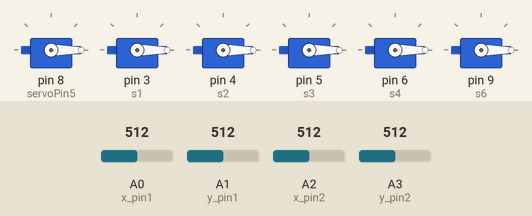
Bench run of a sketch on a simulated Arduino Uno, built with avr-gcc and run on an emulated ATmega328P. Shown: 6 × servo. The inputs (shaded band) are chosen by the test bench; at power-on: A0 (x_pin1) = 512, A1 (y_pin1) = 512, A2 (x_pin2) = 512, A3 (y_pin2) = 512. What the sketch prints to the serial monitor is not drawn.

Above: at 1.2 s.
1.3 s: A0 (x_pin1) set to 533
3.3 s: A0 (x_pin1) set to 559
At 3.78 s:
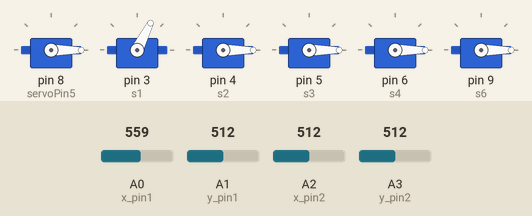
At 5.0 s:
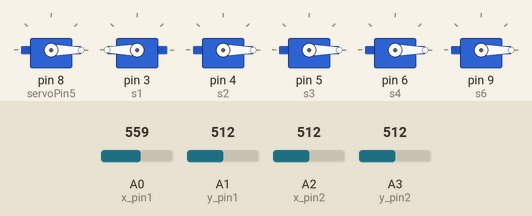
6.3 s: A1 (y_pin1) set to 534
7.8 s: A1 (y_pin1) set to 561
At 10.4 s:
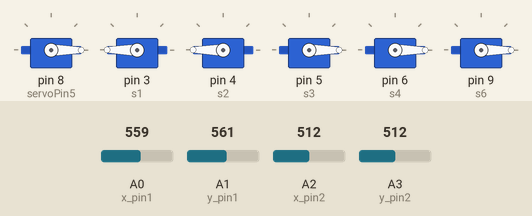
10.8 s: A2 (x_pin2) set to 536
12.3 s: A2 (x_pin2) set to 559
At 14.3 s:
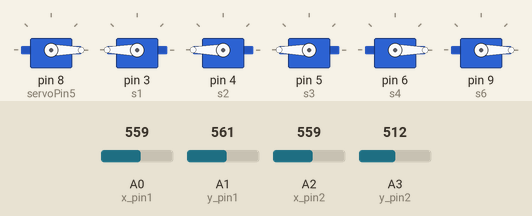
Timing chart, 0 to 15.8 s (numbered marks = the images above; inputs shaded):
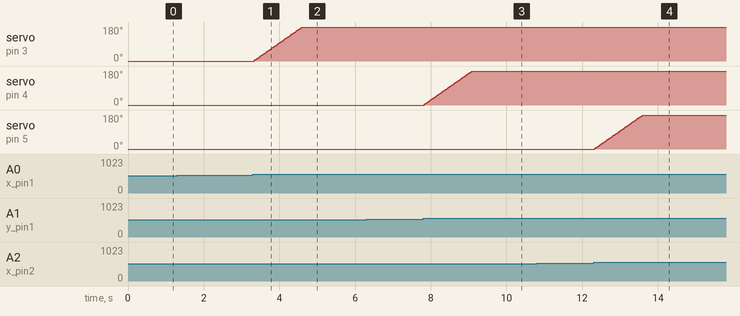

The sketch:

Robot_Arm_Code_V3.ino
```cpp
#include<Servo.h>

//Joystick 1 (X and Y axis)
int x_pin1 = A0;
int y_pin1 = A1;

//Joystick 2 (X and Y axis)
int x_pin2 = A2;
int y_pin2 = A3;

//Joystick Buttons and Servo
int servoPin5 = 8;
int angleStep = 3;
int angle5 = 0;

#define LEFT 0
#define RIGHT 1

//Initialize all servos at position degree 0
int pos1, pos2, pos3, pos4, pos6 = 0;

//Servo Objects
Servo s1;
Servo s2;
Servo s3;
Servo s4;
Servo s5;
Servo s6;

void setup() {
  Serial.begin(38400);

  s5.attach(servoPin5);
  pinMode(LEFT, INPUT_PULLUP);
  pinMode(RIGHT, INPUT_PULLUP);
  s5.write(angle5);


  pinMode(A0, INPUT);
  pinMode(A1, INPUT);
  pinMode(A2, INPUT);
  pinMode(A3, INPUT);

  s1.attach(3);
  s1.write(pos1);

  s2.attach(4);
  s2.write(pos2);

  s3.attach(5);
  s3.write(pos3);

  s4.attach(6);
  s4.write(pos4);

  s6.attach(9);
  s6.write(pos6);

}

void loop() {
  //Reading X and Y axis of Joystick 1
  int x_data1 = analogRead(A0);
  int y_data1 = analogRead(A1);

  //Reading X axis of Joystick 2
  int x_data2 = analogRead(A2);
  int y_data2 = analogRead(A3);

  Serial.print("x_data1:");
  Serial.print(x_data1);
  Serial.print("\t");
  Serial.print("y_data1:");
  Serial.print(y_data1);
  Serial.print("\t");
  Serial.print("x_data2:");
  Serial.print(x_data2);
  Serial.print("y_data2:");
  Serial.print(y_data2);
  delay(20);

  //Servo 1 control with Joystick 1
  if(x_data1 >= 550)
  {
    if(pos1 <= 180)
    {
      pos1 = pos1 + 3;
      s1.write(pos1);
    }
  }

  else if(x_data1 <= 450)
  {
    if(pos1 >= 0)
    {
      pos1 = pos1 - 3;
      s1.write(pos1);
    }
  }

  if(x_data1 >= 550)
  {
    if(pos6 >= 0)
    {
      pos6 = pos6 - 3;
      s6.write(pos6);
    }
  }

  else if(x_data1 <= 450)
  {
    if(pos6 <= 180)
    {
      pos6 = pos6 + 3;
      s6.write(pos6);
    }
  }

  //Servo 2 control with Joystick 1
  if(y_data1 >= 550)
  {
    if(pos2 <= 180)
    {
      pos2 = pos2 + 3;
      s2.write(pos2);
    }
  }

  else if(y_data1 <= 450)
  {
    if(pos2 >= 0)
    {
      pos2 = pos2 - 3;
      s2.write(pos2);
    }
  }


  //Servo 3 control with Joystick 2
  if(x_data2 >= 550)
  {
    if(pos3 <= 180)
    {
      pos3 = pos3 + 3;
      s3.write(pos3);
    }
  }

  else if(x_data2 <= 450)
  {
    if(pos3 >= 0)
    {
      pos3 = pos3 - 3;
      s3.write(pos3);
    }
  }


  //Servo 4 Control with Joystick 2
 if(y_data2 >= 550)
  {
    if(pos4 <= 200)
    {
      pos4 = pos4 + 3;
      s4.write(pos4);
    }
  }

  else if(y_data2 <= 500)
  {
    if(pos4 >= 0)
    {
      pos4 = pos4 - 3;
      s4.write(pos4);
    }
  }

  while(digitalRead(RIGHT) == LOW)
  {
    angle5 = angle5 - angleStep;
    if(angle5 < 0)
    {
      angle5 = 0;
    }
    else
    {
      s5.write(angle5);
    }
    delay(10);
  }

  while(digitalRead(LEFT) == LOW)
  {
    angle5 = angle5 + angleStep;
    if(angle5 > 200)
    {
      angle5 = 200;
    }
    else
    {
      s5.write(angle5);
    }
    delay(10);
  }
}
```

Measured:
- the behaviour switches between 549 and 550 on A0 (x_pin1) (found by bisection; images 0 and 1)
- the behaviour switches between 549 and 550 on A1 (y_pin1) (found by bisection; images 2 and 3)
- the behaviour switches between 549 and 550 on A2 (x_pin2) (found by bisection; images 3 and 4)
- after the input at 1.3 s, every drawn part: stays the same
- after the input at 3.3 s, servo on pin 3 (s1): moves from 0° to 180° over 1.3 s, starting at once
- after the input at 6.3 s, every drawn part: stays the same
- after the input at 7.8 s, servo on pin 4 (s2): moves from 0° to 180° over 1.3 s, starting at once
- after the input at 10.8 s, every drawn part: stays the same
- after the input at 12.3 s, servo on pin 5 (s3): moves from 0° to 180° over 1.3 s, starting at once
